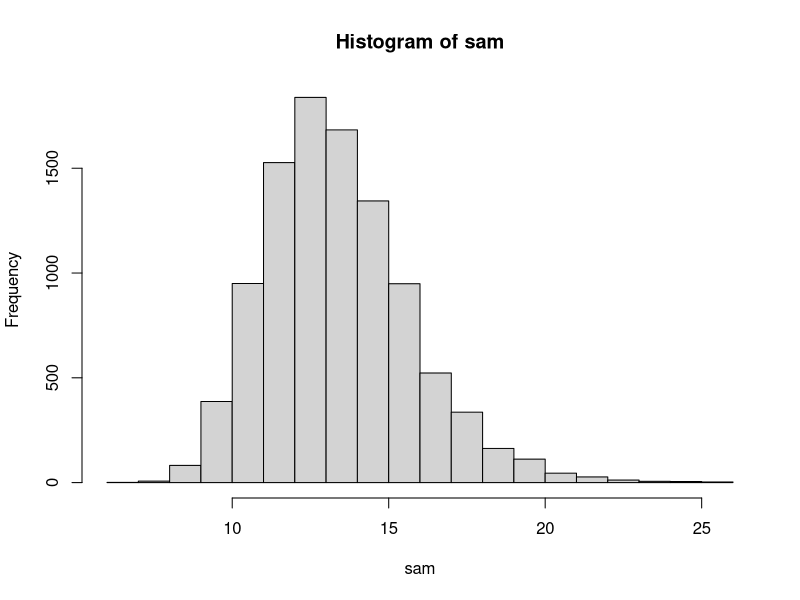

Generate this figure with R:
gr35 = function()
{
   x = rexp(35, 13)
   m = mean (x)
   return (1/m)
}
sam = replicate(10000, gr35())
hist(sam, 20)
